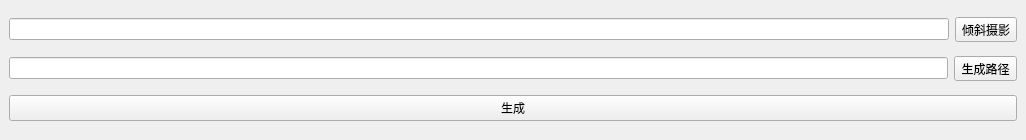
<?xml version="1.0" encoding="UTF-8"?>
<ui version="4.0">
 <class>MainWindow</class>
 <widget class="QMainWindow" name="MainWindow">
  <property name="geometry">
   <rect>
    <x>0</x>
    <y>0</y>
    <width>1026</width>
    <height>140</height>
   </rect>
  </property>
  <property name="windowTitle">
   <string>MainWindow</string>
  </property>
  <widget class="QWidget" name="centralwidget">
   <layout class="QGridLayout" name="gridLayout">
    <item row="0" column="0">
     <layout class="QHBoxLayout" name="horizontalLayout">
      <item>
       <widget class="QLineEdit" name="lineEdit"/>
      </item>
      <item>
       <widget class="QToolButton" name="toolButton">
        <property name="text">
         <string>倾斜摄影</string>
        </property>
       </widget>
      </item>
     </layout>
    </item>
    <item row="1" column="0">
     <layout class="QHBoxLayout" name="horizontalLayout_2">
      <item>
       <widget class="QLineEdit" name="lineEdit_2"/>
      </item>
      <item>
       <widget class="QToolButton" name="toolButton_2">
        <property name="text">
         <string>生成路径</string>
        </property>
       </widget>
      </item>
     </layout>
    </item>
    <item row="2" column="0">
     <widget class="QPushButton" name="pushButton">
      <property name="text">
       <string>生成</string>
      </property>
     </widget>
    </item>
   </layout>
  </widget>
 </widget>
 <resources/>
 <connections/>
</ui>
